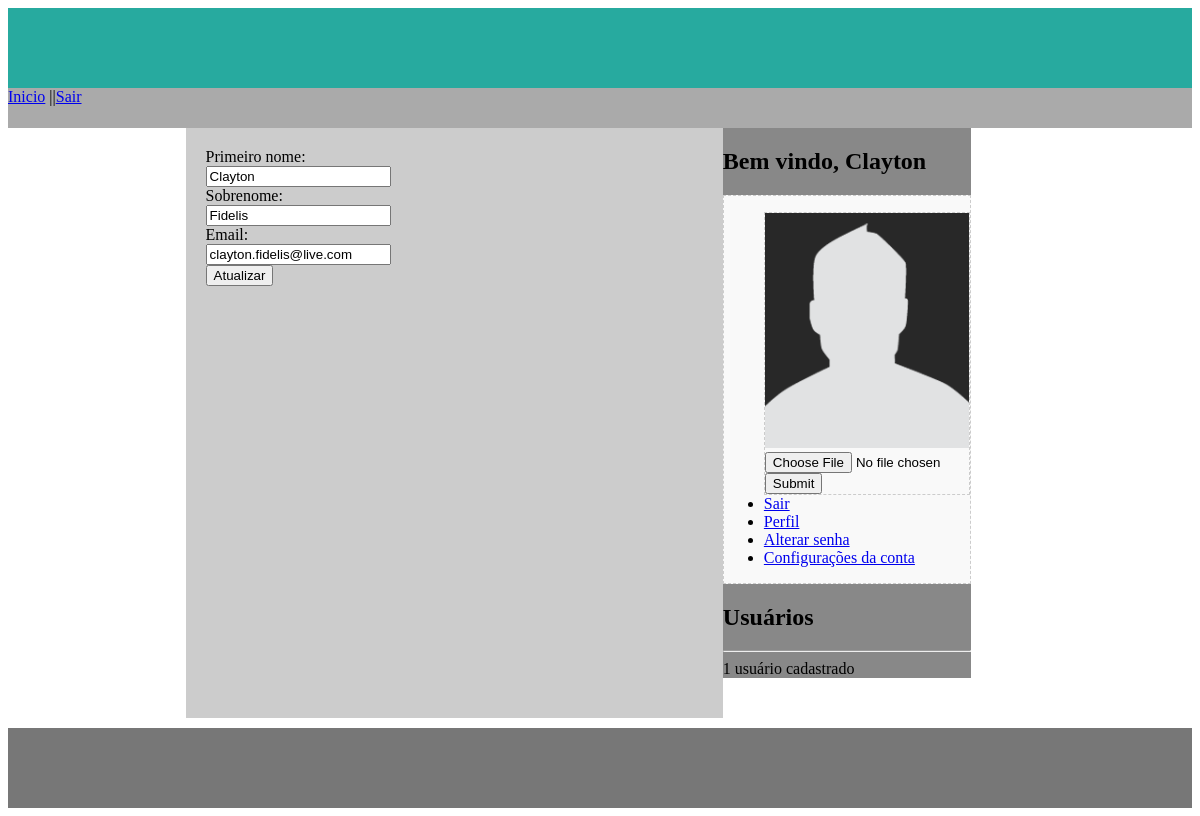
The page /settings.php (signed in) on the database its author committed.
### tables this page shows
CREATE TABLE IF NOT EXISTS `users` (
  `user_id` int(11) NOT NULL AUTO_INCREMENT,
  `username` varchar(50) NOT NULL,
  `password` varchar(50) NOT NULL,
  `first_name` varchar(50) NOT NULL,
  `last_name` varchar(50) NOT NULL,
  `email_code` varchar(1024) NOT NULL,
  `email` varchar(2048) NOT NULL,
  `active` int(11) NOT NULL DEFAULT '1',
  `type` int(11) NOT NULL DEFAULT '0',
  `profile` varchar(2048) NOT NULL,
  PRIMARY KEY (`user_id`)
);

### core/init.php (called while the page is built, shortened)
<?php
require 'functions/users.php';
if(logged_in()==true){
	$session_user_id = $_SESSION['user_id'];
	$user_data = user_data($session_user_id,'user_id', 'username', 'password','first_name', 'last_name', 'email', 'profile');
}
?>

### core/functions/users.php (called while the page is built, shortened)
<?php
function logged_in(){
	return (isset($_SESSION['user_id'])) ? true : false;
}
function user_data($user_id){
	$user_id = (int)$user_id;
	$func_num_args = func_num_args();
	$func_get_args = func_get_args();
	if($func_num_args > 1){
		unset($func_get_args[0]);
		$fields = '`'.implode('`, `', $func_get_args ). '`';
		$data = mysql_fetch_assoc(mysql_query("SELECT $fields from `users` where `user_id` = $user_id"));
		return $data;
	}
}
?>

### login.php (called while the page is built, shortened)
<?php
include 'core/init.php';
?>

### settings.php (the view, shortened to what this page needs)
<?php
	include 'login.php';
?>
<!DOCTYPE HTML>
<html lang="pt-br">
<head>
	<?php include 'include/head.php'; ?>
</head>
<body>
	<?php include 'include/topo.php'; ?>
		<div class="painelEsquerda">
			<form action="func.settings.php" method="post" id="settings">
				Primeiro nome:<br><input type="text" name="first_name" <?php echo "value=\"".$user_data['first_name']."\""; ?>><br>
				Sobrenome:<br><input type="text" name="last_name"  <?php echo "value=\"".$user_data['last_name']."\""; ?>><br>
				Email:<br><input type="email" name="email"  <?php echo "value=\"".$user_data['email']."\""; ?>><br>
				<input type="submit" value="Atualizar">
			</form>
		</div>
		<div class="painelDireita">
		<?php
			if(logged_in()==true){
				include 'include/loggedin.php';
			}
			else{
			}
			include 'include/user_count.php';
		?>
		</div>
	</div>
	<?php include 'include/footer.php'; ?>
</body>
</html>

### include/loggedin.php (shortened to what this page needs)
<h2> Bem vindo, <?php echo $user_data['first_name'] ?> </h2>
<div class="profile">
	<ul>
		<div class="profile">
			<?php
			if(empty($user_data['profile']) ==false){
				echo '<img src="'.$user_data['profile'].'">';
			}
			?>
		<form action="" method="post" enctype="multipart/form-data">
			<input type="file" name="profile"> <input type="submit">
		</form>
		</div>
		<li><a href="logout.php">Sair</a></li>
		<li><a href="profile.php?username=<?php echo $user_data['username']?>">Perfil</a></li>
		<li><a href="changepassword.php">Alterar senha</a></li>
		<li><a href="settings.php">Configurações da conta</a></li>
	</ul>
</div>

### css/style.css (style rules this page uses)
.painelEsquerda { float: left; background-color: #ccc; min-height: 550px; height: auto; width: 60%; padding: 20px; }
.painelDireita { float: left; background-color: #888; min-height: 550px; width: 30%; }
.painelDireita img { width: 100%; height: auto; }
.profile { background-color: #f9f9f9; border: 1px dashed #ccc; }

### rows shown on the page
users: first_name "Clayton", last_name "Fidelis", email "clayton.fidelis@live.com", profile (picture)

### other values the page prints
$user_count "1"
